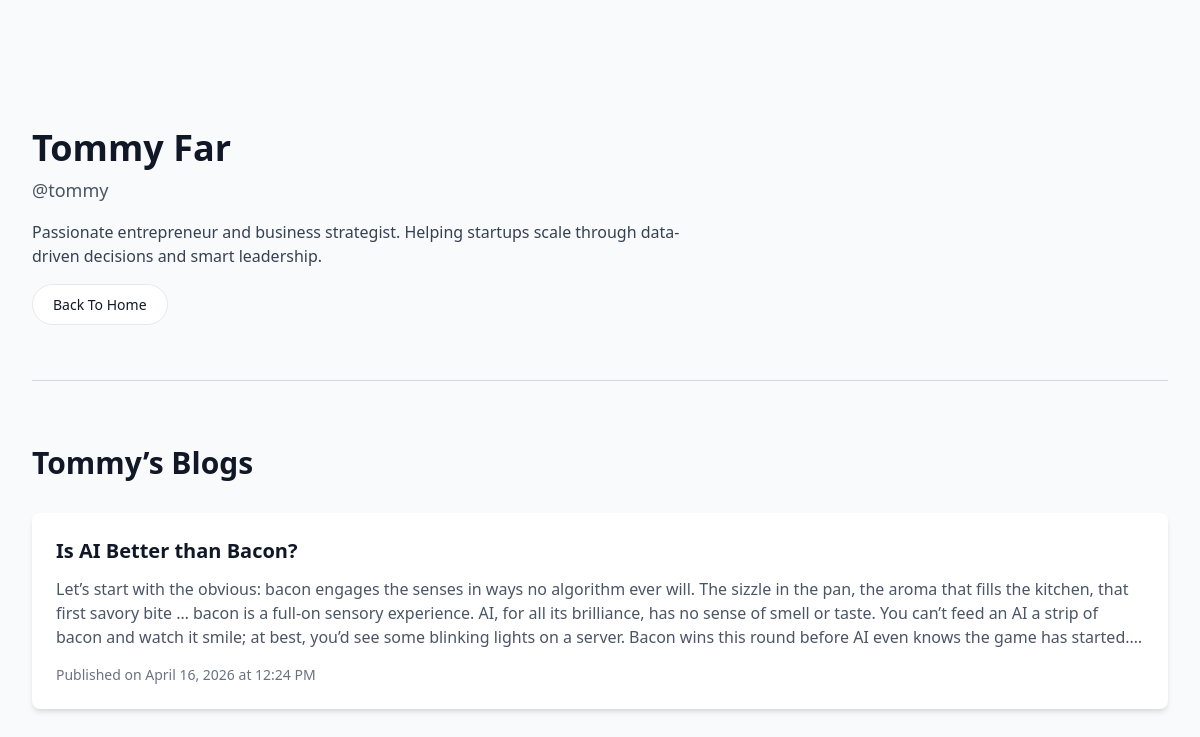
The page /accounts/u/tommy/ on the database its author committed.
### accounts/models.py (models this page shows, shortened)
class User(AbstractBaseUser, PermissionsMixin):
    uuid = models.UUIDField(default=uuid.uuid4, unique=True, editable=False)
    username = models.CharField(max_length=150, unique=True)
    email = models.EmailField(
        blank=True,
        null=True,
        unique=True
    )
    first_name = models.CharField(max_length=100)
    last_name = models.CharField(max_length=100)
    is_active = models.BooleanField(default=True)
    is_staff = models.BooleanField(default=False)
    last_login = models.DateTimeField(blank=True, null=True)
    date_joined = models.DateTimeField(auto_now_add=True)
    objects = UserManager()
    USERNAME_FIELD = 'username'
    REQUIRED_FIELDS = ['first_name', 'last_name']
    @property
    def full_name(self):
        return f"{self.first_name} {self.last_name}".strip()

class Profile(models.Model):
    user = models.OneToOneField(User, on_delete=models.CASCADE)
    bio = models.TextField(default='Passionate entrepreneur and business strategist. Helping startups scale through data-driven decisions and smart leadership.', blank=True)

### myapp/models.py (models this page shows, shortened)
class Article(models.Model):
    article_id = models.AutoField(primary_key=True)
    created_at = models.DateTimeField(auto_now_add=True)
    slug = models.SlugField(unique=True,max_length=220, blank=True)
    title = models.CharField(max_length=200)
    content = models.TextField()
    user = models.ForeignKey(settings.AUTH_USER_MODEL, on_delete=models.CASCADE, related_name='blog')
    likes = models.ManyToManyField(
        settings.AUTH_USER_MODEL,
        related_name='liked_article',
        blank=True
    )

### accounts/views.py (the view)
# urls.py: path('u/<str:username>/', views.user_profile, name='profile'),
@require_GET
def user_profile(request,username):
    user = get_object_or_404(User, username= username)
    articles = Article.objects.filter(user=user)
    flag = articles.exists()
    profile = Profile.objects.get(user=user)
    bio=profile.bio
    return render(request, 'user/profile.html',{'userprofile':user,"articles":articles,'flag':flag,'bio':bio})

### myapp/templates/user/profile.html (shortened to what this page needs)
{% extends "layout.html" %}
{% block content %}
<div class="bg-gray-50 py-24 sm:py-32">
  <div class="mx-auto max-w-7xl px-6 lg:px-8">
    <div class="flex flex-col sm:flex-row items-center sm:items-start justify-between gap-10">
      <div class="text-center sm:text-left grow">
        <h1 class="text-4xl font-bold text-gray-900">{{userprofile.full_name}}</h1>
        <p class="text-lg text-gray-600 mt-2">@{{userprofile.username}}</p>
        <p class="text-gray-700 mt-4 max-w-2xl">
          {{ bio }}
        </p>
        <div class="mt-6">
          <a href="{% url 'home' %}" class="py-2.5 px-5 text-sm font-medium text-gray-900 focus:outline-none bg-white rounded-full border border-gray-200 hover:bg-gray-300 hover:text-gray-700 focus:ring-4 focus:ring-gray-100">Back To Home</a>
        </div>
      </div>
    </div>
    <hr class="my-16 border-gray-300">
    <div>
      {% if flag %}
      <h2 class="text-3xl font-semibold text-gray-900 mb-8">{{userprofile.first_name}}’s Blogs</h2>
      {% else %}
      <h2 class="text-s italic text-gray-500 mb-8">{{userprofile.first_name}} not posted any article yet.</h2>
      {% endif %}
      <div class="flex flex-col gap-6">
        {% for article in articles %}
        <article class="bg-white p-6 rounded-lg shadow-md hover:shadow-lg transition">
          <h3 class="text-xl font-semibold text-gray-900 hover:text-blue-600">
            <a href="{% url "blog" article.slug %}">{{ article.title }}</a>
          </h3>
          <p class="mt-3 text-gray-600 line-clamp-3">{{ article.content }}</p>
          <div class="mt-4 text-sm text-gray-500">
            Published on {{ article.created_at|date:"F j, Y" }} at {{ article.created_at|time:"h:i A" }}
          </div>
        </article>
        {% endfor %}
      </div>
    </div>
  </div>
</div>
{% endblock %}

### rows shown on the page
User: full_name "Tommy Far", username "tommy", first_name "Tommy"
Profile: bio "Passionate entrepreneur and business strategist. Helping startups scale through data-driven decisions and smart leadership."
Article: title "Is AI Better than Bacon?", content "Let’s start with the obvious: bacon engages the senses in ways no algorithm ever will. The sizzle in the pan, the aroma that fills the kitchen, that first savory bite … bacon is a full-on sensory experience. AI, for all its brilliance, has no sense of smell or taste. You can’t feed an AI a strip of bacon and watch it smile; at best, you’d see some blinking lights on a server. Bacon wins this round before AI even knows the game has…", created_at "April 16, 2026", created_at "12:24 PM"
